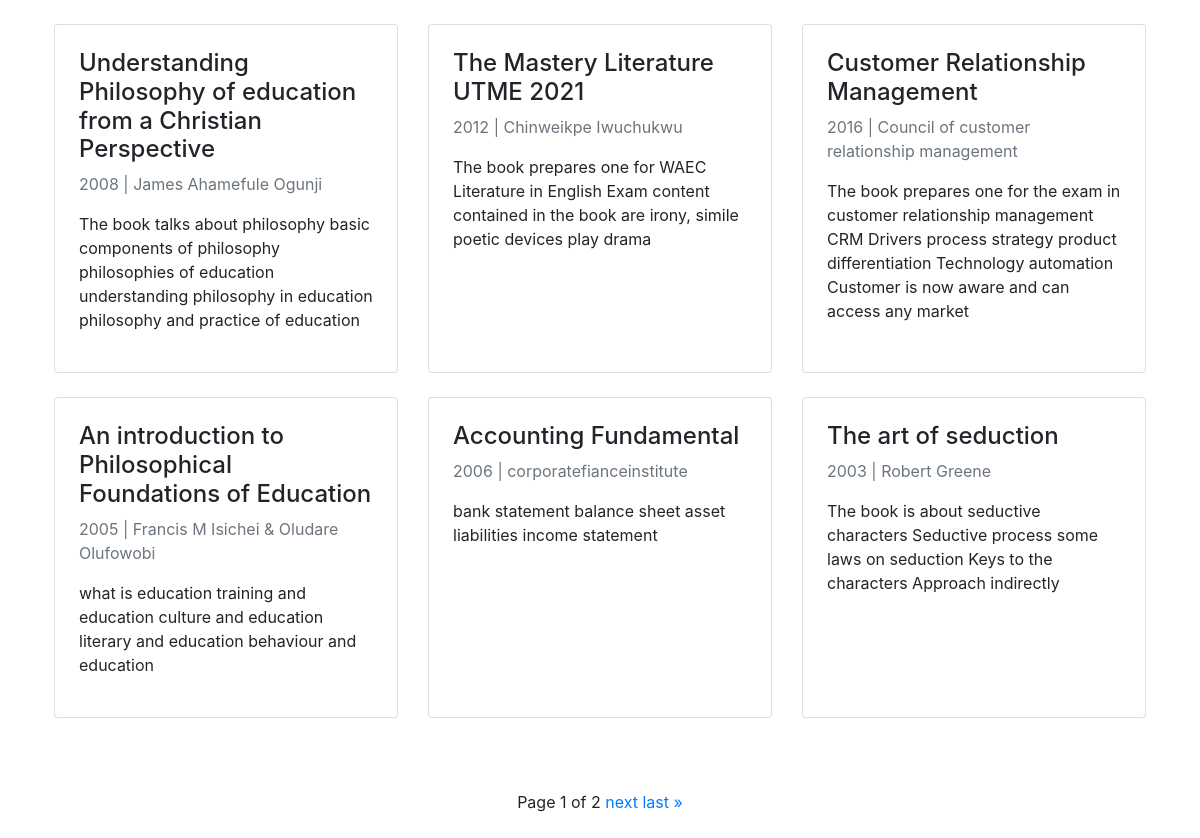
The page / on the database its author committed.
### main/models.py (models this page shows, shortened)
class Book(models.Model):
	book_title = models.CharField(max_length=150)
	publication_year = models.IntegerField()
	author = models.CharField(max_length=100)
	plot = models.TextField()

### main/views.py (the view)
# urls.py: path("", views.homepage, name="homepage"),
def homepage(request):
	books = Book.objects.all() #queryset containing all books we just created
	paginator = Paginator(books, 6)
	page_number = request.GET.get('page')
	page_obj = paginator.get_page(page_number)
	return render(request=request, template_name="main/home.html", context={'books':page_obj})

### main/templates/main/home.html (shortened to what this page needs)
{% extends 'main/header.html' %}
{% block content %}
   <div class="container p-4">
    <div class="row">
        {% for b in books %}
        <div class="col-lg-4 col-md-6 col-sm-12 pb-4">
          <div class="card h-100 p-4">
            <h4>{{b.book_title}}</h4>
            <p class="text-muted">{{b.publication_year}} | {{b.author}}</p>
            <p>{{b.plot}}</p>
          </div>
        </div>
        {% endfor %}
    </div>
   </div>
      <div class="container p-4">
        <div class="pagination justify-content-center">
            <span class="step-links">
                <span class="current">
                    Page {{ books.number }} of {{ books.paginator.num_pages }}
                </span>
              {% if books.has_next %}
                  <a href="?page={{ books.next_page_number }}">next</a>
                  <a href="?page={{ books.paginator.num_pages }}">last &raquo;</a>
              {% endif %}
            </span>
          </div>
        </div>
  {% endblock %}

### main/templates/main/header.html (shortened to what this page needs)
<!DOCTYPE html>
<html>
  <head>
    <link rel="stylesheet" href="https://stackpath.bootstrapcdn.com/bootstrap/4.4.1/css/bootstrap.min.css">
  </head>
  <body>
    {% block content %}
    {% endblock %}
  </body>
</html>

### rows shown on the page
Book: book_title "Understanding Philosophy of education from a Christian Perspective", publication_year "2008", author "James Ahamefule Ogunji", plot "The book talks about philosophy basic components of philosophy philosophies of education understanding philosophy in education philosophy and practice of education"
Book: book_title "The Mastery Literature UTME 2021", publication_year "2012", author "Chinweikpe Iwuchukwu", plot "The book prepares one for WAEC Literature in English Exam content contained in the book are irony, simile poetic devices play drama"
Book: book_title "Customer Relationship Management", publication_year "2016", author "Council of customer relationship management", plot "The book prepares one for the exam in customer relationship management CRM Drivers process strategy product differentiation Technology automation Customer is now aware and can access any market"
Book: book_title "An introduction to Philosophical Foundations of Education", publication_year "2005", author "Francis M Isichei & Oludare Olufowobi", plot "what is education training and education culture and education literary and education behaviour and education"
Book: book_title "Accounting Fundamental", publication_year "2006", author "corporatefianceinstitute", plot "bank statement balance sheet asset liabilities income statement"
Book: book_title "The art of seduction", publication_year "2003", author "Robert Greene", plot "The book is about seductive characters Seductive process some laws on seduction Keys to the characters Approach indirectly"

### other values the page prints
{{ books.number }} "1"
{{ books.paginator.num_pages }} "2"
